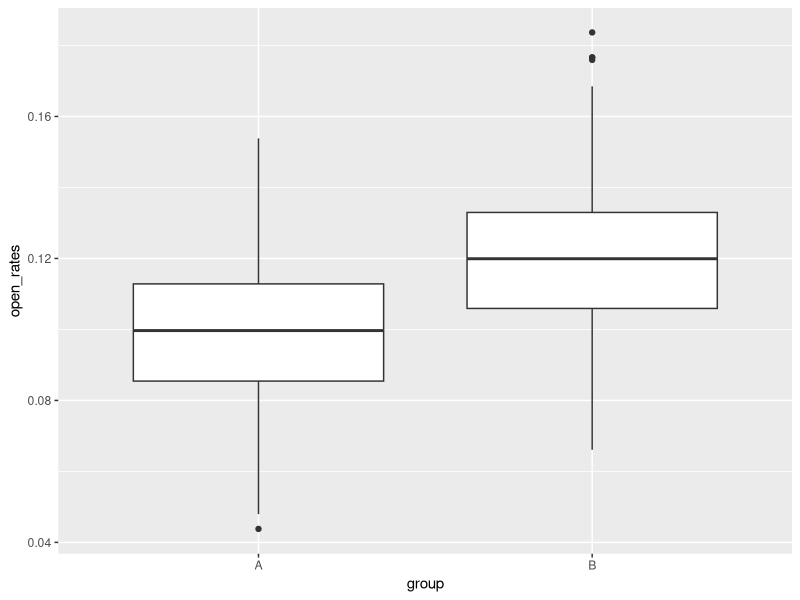

Source code (R):
library(ggplot2)
library(dplyr)
set.seed(123)

emails <- data.frame(recipient_id=1:1000 , group = sample(c("A","B"),size = 1000, replace = TRUE,prob = c(0.5,0.5)))
emails

table(emails$group)

emails$open_rates <- ifelse(emails$group=="A",rnorm(500,mean=0.1,sd=0.02),rnorm(500,mean = 0.12,sd=0.02))

emails <- emails[sample(nrow(emails)),]

mean_os <- emails %>%
  group_by(emails$group) %>%
  summarise(mean_os = mean(open_rates))
mean_os

ggplot(emails,aes(x=group,y=open_rates))+geom_boxplot()




